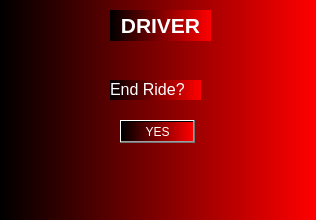
<?xml version="1.0" encoding="UTF-8"?>
<ui version="4.0">
 <class>DriverEndRide</class>
 <widget class="QDialog" name="DriverEndRide">
  <property name="geometry">
   <rect>
    <x>0</x>
    <y>0</y>
    <width>316</width>
    <height>220</height>
   </rect>
  </property>
  <property name="windowTitle">
   <string>Dialog</string>
  </property>
  <property name="styleSheet">
   <string notr="true">font: 8pt &quot;MS Reference Sans Serif&quot;;
background-color: qlineargradient(spread:pad, x1:0, y1:0, x2:1, y2:0, stop:0 rgba(0, 0, 0), stop:1 rgba(255, 0, 0));
color: rgb(255, 255, 255);</string>
  </property>
  <widget class="QLabel" name="label">
   <property name="geometry">
    <rect>
     <x>110</x>
     <y>80</y>
     <width>91</width>
     <height>20</height>
    </rect>
   </property>
   <property name="text">
    <string>&lt;html&gt;&lt;head/&gt;&lt;body&gt;&lt;p&gt;&lt;span style=&quot; font-size:12pt;&quot;&gt;End Ride?&lt;/span&gt;&lt;/p&gt;&lt;/body&gt;&lt;/html&gt;</string>
   </property>
  </widget>
  <widget class="QPushButton" name="pushButton_Yes">
   <property name="geometry">
    <rect>
     <x>120</x>
     <y>120</y>
     <width>75</width>
     <height>23</height>
    </rect>
   </property>
   <property name="text">
    <string>YES</string>
   </property>
  </widget>
  <widget class="QLabel" name="label_2">
   <property name="geometry">
    <rect>
     <x>110</x>
     <y>10</y>
     <width>101</width>
     <height>31</height>
    </rect>
   </property>
   <property name="text">
    <string>&lt;html&gt;&lt;head/&gt;&lt;body&gt;&lt;p align=&quot;center&quot;&gt;&lt;span style=&quot; font-size:16pt; font-weight:600;&quot;&gt;DRIVER&lt;/span&gt;&lt;/p&gt;&lt;/body&gt;&lt;/html&gt;</string>
   </property>
  </widget>
 </widget>
 <resources/>
 <connections/>
</ui>
